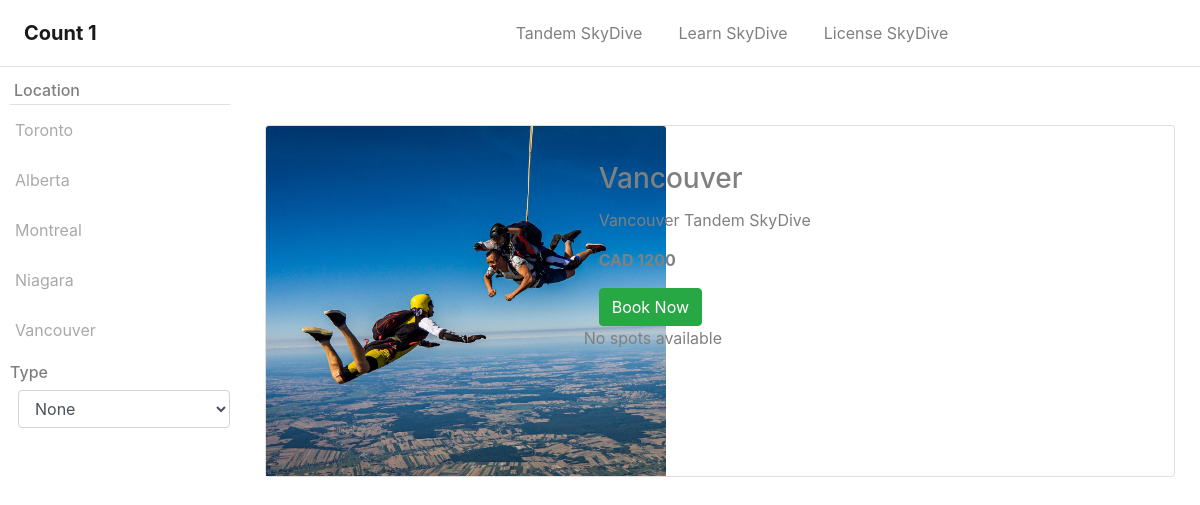
The page /skydive/search/Vancouver on the database its author committed.
### skydive/models.py (models this page shows, shortened)
class Destination(models.Model):
    id = models.IntegerField(primary_key=True)
    province = models.CharField(max_length=20)
    img = models.ImageField(upload_to='pics')
    number = models.IntegerField(default=50)

class Destination_desc(models.Model):
    dest_id = models.AutoField(primary_key=True)
    province = models.CharField(max_length=20)
    price = models.IntegerField(default=2000)
    rating = models.IntegerField(default=5)
    desc = models.TextField()
    img_destin = models.ImageField(upload_to='pics')
    type_skydive = models.CharField(max_length=50, choices=SKYDIVE_TYPE)
    curr = models.CharField(max_length=10, choices=CURR_TYPE, default='cad')

### skydive/views.py (the view)
# urls.py: path('skydive/search/<str:destination>', views.search_loc, name='search_loc'),
def search_loc(request, destination):
    loc_desc_list = Destination_desc.objects.filter(province=destination)
    loc_list = Destination.objects.all()
    available_list = Reservation.objects.filter(destination__province=destination)
    return render(request, 'skydive/search.html', {'loc_desc_list': loc_desc_list, 'loc_list': loc_list,
                                                   'available_list': available_list, 'search_item': 'province'})

### skydive/templates/skydive/search.html (shortened to what this page needs)
    {% load static %}
    <!DOCTYPE html>
    <html lang="en">
    <head>
        <link rel="stylesheet" type="text/css" href="{% static 'styles/bootstrap4/bootstrap.min.css' %}">
        <link href="{% static 'plugins/font-awesome-4.7.0/css/font-awesome.min.css' %}" rel="stylesheet" type="text/css">
        <link rel="stylesheet" type="text/css" href="{% static 'plugins/OwlCarousel2-2.2.1/owl.carousel.css' %}">
        <link rel="stylesheet" type="text/css" href="{% static 'plugins/OwlCarousel2-2.2.1/owl.theme.default.css' %}">
        <link rel="stylesheet" type="text/css" href="{% static 'plugins/OwlCarousel2-2.2.1/animate.css' %}">
        <link rel="stylesheet" type="text/css" href="{% static 'styles/search.css' %}">
    </head>
    <body>
    <nav class="navbar navbar-expand-sm navbar-light bg-white border-bottom">
        <a class="navbar-brand ml-2 font-weight-bold" href="#">Count {{ loc_desc_list.count }} </a>
        <div class="collapse navbar-collapse" id="navbarColor">
            <ul class="navbar-nav">
                <li class="nav-item"><a class="nav-link" href="{% url 'skydive:type_skydive' 'tandemskydive' 1 %}">Tandem SkyDive</a> </li>
                <li class="nav-item"><a class="nav-link" href="{% url 'skydive:type_skydive' 'learnskydive' 2 %}">Learn SkyDive</a> </li>
                <li class="nav-item"><a class="nav-link" href="{% url 'skydive:type_skydive' 'licenseskydive' 3 %}">License SkyDive</a> </li>
            </ul>
        </div>
    </nav>
    <section id="sidebar">
        <div>
            <h6 class="p-1 border-bottom">Location</h6>
            {% for loc in loc_list %}
            <ul>
                <li><a href="{% url 'skydive:search_loc' loc.province %}">{{ loc.province }}</a></li>
            </ul>
            {% endfor %}
        </div>
        <div>
            <h6>Type</h6>
            <form action="{% url 'skydive:search' %}" class="ml-md-2" method="GET">
                <select name="price" class="form-control" onchange="this.form.submit()" >
                    <option value="1">None</option>
               </select>
            </form>
        </div>
    </section>
    <div id="products">
    <div class="container mt-5">
        {% for loc_desc in loc_desc_list %}
          <div class="card mt-4">
               <div class="row">
                     <div class="col-md-4">
                          <img src={{ loc_desc.img_destin.url }} class="card-img-top">
                     </div>
                     <div class="col-md-8">
                        <div class="card-body">
                            <h3 class="card-title mt-3"> {{ loc_desc.province }}</h3>
                            <p>{{ loc_desc.desc }} </p>
                            <p><b>{{ loc_desc.curr| upper }} {{ loc_desc.price }}</b></p>
                            <a href="{% url 'skydive:booking' loc_desc.dest_id %}"><button class="btn btn-success">Book Now</button></a>
                            <div class="row">
                                {% if available_list.spots_free > 0 %}
                                    <div class="cell">
                                       <p> Available</p>
                                    </div>
                                 {% else %}
                                    <div class="cell">
                                       <p> No spots available</p>
                                    </div>
                                {% endif %}
                            </div>
                        </div>
                     </div>
            </div>
        </div>
        {% endfor %}
       </div>
    </div>
    </body>
    </html>

### static/styles/search.css (style rules this page uses)
* { box-sizing: border-box; }
body { color: grey; }
#sidebar { width: 20%; padding: 10px; margin: 0; float: left; }
#products { width: 80%; padding: 10px; margin: 0; float: right; }
ul { list-style: none; padding: 5px; }
li a { color: darkgray; text-decoration: none; }
@media (min-width:991px) { .navbar-nav { margin-left: 35%; } }
@media (min-width:991px) { .nav-item { padding-left: 20px; } }
@media (min-width:991px) { .card-img-top { width: 400px; height: 350px; object-fit: cover; } }

### rows shown on the page
Destination: province "Toronto"
Destination: province "Alberta"
Destination: province "Montreal"
Destination: province "Niagara"
Destination: province "Vancouver"
Destination_desc: img_destin (picture), province "Vancouver", desc "Vancouver Tandem SkyDive", curr "CAD", price "1200"

### other values the page prints
{{ loc_desc_list.count }} "1"
